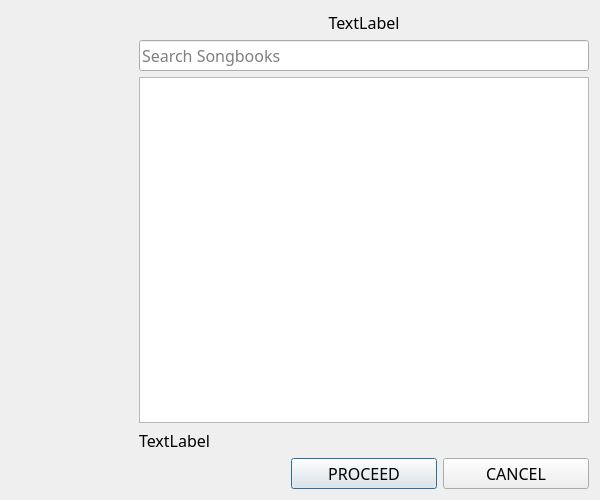
<?xml version="1.0" encoding="UTF-8"?>
<ui version="4.0">
 <class>BookSelect</class>
 <widget class="QDialog" name="BookSelect">
  <property name="geometry">
   <rect>
    <x>0</x>
    <y>0</y>
    <width>600</width>
    <height>500</height>
   </rect>
  </property>
  <property name="windowTitle">
   <string>Select Your Preffered Books</string>
  </property>
  <property name="windowIcon">
   <iconset>
    <normaloff>:/icons/app_icon</normaloff>:/icons/app_icon</iconset>
  </property>
  <property name="sizeGripEnabled">
   <bool>false</bool>
  </property>
  <layout class="QVBoxLayout" name="MainLayout">
   <item>
    <layout class="QHBoxLayout" name="CentralWidget">
     <property name="bottomMargin">
      <number>0</number>
     </property>
     <item>
      <layout class="QVBoxLayout" name="LeftPanel">
       <item>
        <widget class="QLabel" name="LblSidebar">
         <property name="text">
          <string/>
         </property>
         <property name="pixmap">
          <pixmap resource="../res/images/images.qrc">:/images/Sidebar.png</pixmap>
         </property>
        </widget>
       </item>
      </layout>
     </item>
     <item>
      <layout class="QVBoxLayout" name="RightPanel">
       <item>
        <widget class="QLabel" name="LblProgress">
         <property name="sizePolicy">
          <sizepolicy hsizetype="Preferred" vsizetype="Fixed">
           <horstretch>0</horstretch>
           <verstretch>0</verstretch>
          </sizepolicy>
         </property>
         <property name="font">
          <font>
           <family>Trebuchet MS</family>
           <pointsize>12</pointsize>
          </font>
         </property>
         <property name="text">
          <string>TextLabel</string>
         </property>
         <property name="alignment">
          <set>Qt::AlignCenter</set>
         </property>
        </widget>
       </item>
       <item>
        <widget class="QLineEdit" name="TxtSearch">
         <property name="sizePolicy">
          <sizepolicy hsizetype="Minimum" vsizetype="Preferred">
           <horstretch>0</horstretch>
           <verstretch>0</verstretch>
          </sizepolicy>
         </property>
         <property name="minimumSize">
          <size>
           <width>450</width>
           <height>0</height>
          </size>
         </property>
         <property name="font">
          <font>
           <family>Trebuchet MS</family>
           <pointsize>12</pointsize>
          </font>
         </property>
         <property name="inputMask">
          <string/>
         </property>
         <property name="text">
          <string/>
         </property>
         <property name="placeholderText">
          <string>Search Songbooks</string>
         </property>
        </widget>
       </item>
       <item>
        <widget class="QListView" name="LstBooks">
         <property name="sizePolicy">
          <sizepolicy hsizetype="Preferred" vsizetype="Expanding">
           <horstretch>0</horstretch>
           <verstretch>0</verstretch>
          </sizepolicy>
         </property>
        </widget>
       </item>
       <item>
        <layout class="QVBoxLayout" name="ProgressLayout"/>
       </item>
       <item>
        <widget class="QLabel" name="LblDetails">
         <property name="font">
          <font>
           <family>Trebuchet MS</family>
           <pointsize>12</pointsize>
          </font>
         </property>
         <property name="text">
          <string>TextLabel</string>
         </property>
        </widget>
       </item>
       <item>
        <layout class="QHBoxLayout" name="BottomLayout">
         <item>
          <widget class="QLabel" name="LblNothing">
           <property name="text">
            <string/>
           </property>
          </widget>
         </item>
         <item>
          <widget class="QPushButton" name="BtnProceed">
           <property name="font">
            <font>
             <family>Trebuchet MS</family>
             <pointsize>12</pointsize>
            </font>
           </property>
           <property name="text">
            <string>PROCEED</string>
           </property>
          </widget>
         </item>
         <item>
          <widget class="QPushButton" name="BtnCancel">
           <property name="font">
            <font>
             <family>Trebuchet MS</family>
             <pointsize>12</pointsize>
            </font>
           </property>
           <property name="text">
            <string>CANCEL</string>
           </property>
          </widget>
         </item>
        </layout>
       </item>
      </layout>
     </item>
    </layout>
   </item>
  </layout>
 </widget>
 <resources>
  <include location="../res/images/images.qrc"/>
 </resources>
 <connections/>
</ui>
